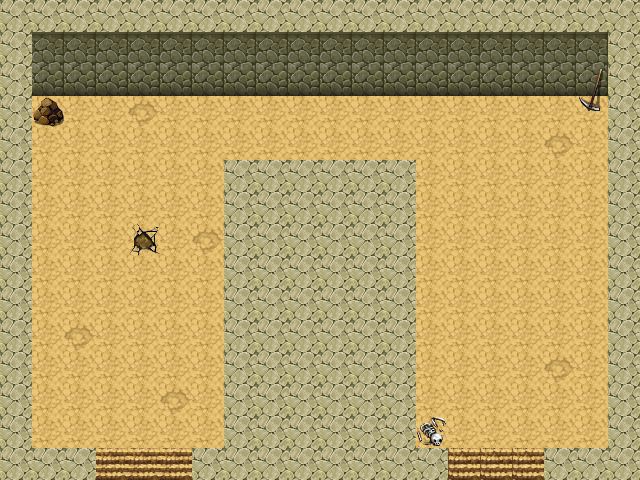

A level layout from a 2D game, rendered from its tile map. Below: a short description, then the map file with tile-grid data replaced by summaries:
An orthogonal 20x15 tile map with 32x32 px tiles, 2 tile layers (Kachelebene 1, Kachelebene 2), 3 tilesets.

<map version="1.0" orientation="orthogonal" width="20" height="15" tilewidth="32" tileheight="32">
 <tileset firstgid="1" name="map1" tilewidth="32" tileheight="32">
  <image source="map1.png" width="256" height="512" />
  <tile id="24">
   <properties>
    <property name="isBack" value="true" />
   </properties>
  </tile>
  <tile id="25">
   <properties>
    <property name="isDoor" value="true" />
   </properties>
  </tile>
 </tileset>
 <tileset firstgid="129" name="PathAndObjects_0" tilewidth="32" tileheight="32">
  <image source="PathAndObjects_0.png" width="512" height="480" />
  <tile id="89">
   <properties>
    <property name="blocked" value="true" />
   </properties>
  </tile>
  <tile id="137">
   <properties>
    <property name="blocked" value="true" />
   </properties>
  </tile>
  <tile id="153">
   <properties>
    <property name="blocked" value="true" />
   </properties>
  </tile>
 </tileset>
 <tileset firstgid="369" name="tilee" tilewidth="32" tileheight="32">
  <image source="tilee.png" width="512" height="512" />
  <tile id="48">
   <properties>
    <property name="blocked" value="true" />
   </properties>
  </tile>
 </tileset>
 <layer name="Kachelebene 1" width="20" height="15">
  <data>[300 cells, 300 non-empty, 6 distinct tile ids]</data>
 </layer>
 <layer name="Kachelebene 2" width="20" height="15">
  <data>[300 cells, 20 non-empty, 7 distinct tile ids]</data>
 </layer>
</map>
